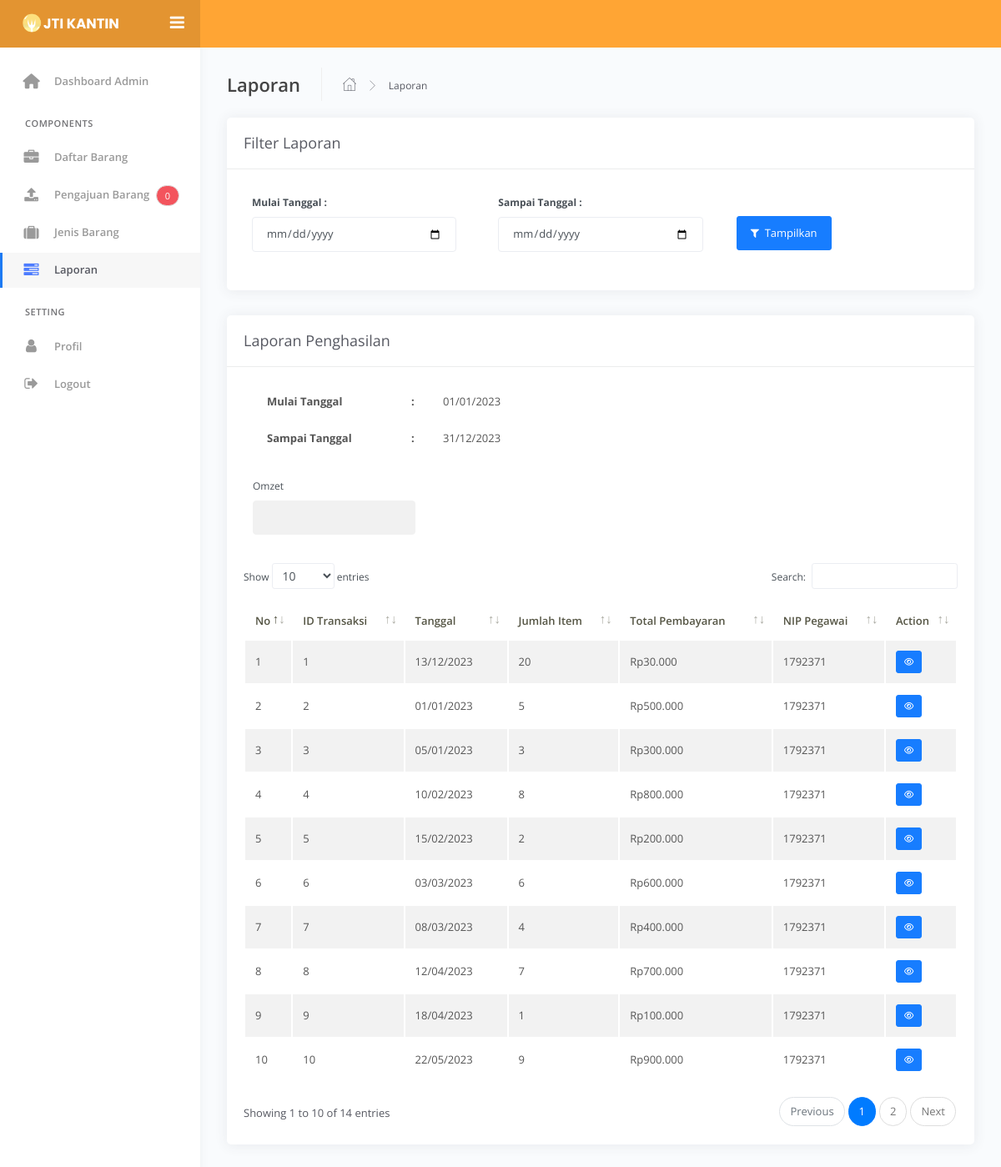
/admin/index.php?view=datalaporan, run on the app's committed database.
### tables this page shows
CREATE TABLE `omset` (
  `id` int(11) NOT NULL,
  `nilai_omset` decimal(10,2) DEFAULT NULL,
  `tanggalMulai` date NOT NULL,
  `tanggalSelesai` date NOT NULL
);

CREATE TABLE `transaksi` (
  `kodeTransaksi` int(11) NOT NULL,
  `jumlahitem` int(225) NOT NULL,
  `totalPembayaran` decimal(50,0) NOT NULL,
  `nip` int(11) NOT NULL,
  `tanggal` date NOT NULL
);

### admin/master/laporan/datalaporan.php (the view, shortened to what this page needs)
<div class="main-panel">
	<div class="content">
		<div class="page-inner">
			<div class="page-header">
				<h4 class="page-title">Laporan</h4>
				<ul class="breadcrumbs">
					<li class="nav-home">
						<a href="#">
							<i class="flaticon-home"></i>
						</a>
					</li>
					<li class="separator">
						<i class="flaticon-right-arrow"></i>
					</li>
					<li class="nav-item">
						<a href="#">Laporan</a>
					</li>
				</ul>
			</div>
			<form method="POST" enctype="multipart/form-data" action="">
				<div class="row">
					<div class="col-md-12">
						<div class="card">
							<div class="card-header">
								<div class="d-flex align-items-center">
									<h4 class="card-title">Filter Laporan</h4>
								</div>
							</div>
							<div class="row card-body">
								<div class="col-md-4">
									<div class="form-group mb-3">
										<label for="inputMulaiTanggal" class="font-weight-bold">Mulai Tanggal :</label>
										<input type="date" id="inputMulaiTanggal" class="form-control" name="mulai_tanggal" value="<?php echo $mulai_tanggal ?>" required>
									</div>
								</div>
								<div class="col-md-4">
									<div class="form-group mb-3">
										<label for="inputSampaiTanggal" class="font-weight-bold">Sampai Tanggal :</label>
										<input type="date" id="inputSampaiTanggal" class="form-control" name="sampai_tanggal" value="<?php echo $sampai_tanggal ?>" required>
									</div>
								</div>
								<div class="col-md-4 d-flex align-items-center mt-2">
									<button type="submit" name="tampil" class="btn btn-primary"><i class="fa fa-filter" aria-hidden="true"></i>&nbsp; Tampilkan</button>
								</div>
							</div>
						</div>
						<div class="card">
							<div class="card-header">
								<div class="d-flex align-items-center">
									<h4 class="card-title">Laporan Penghasilan</h4>
								</div>
							</div>
							<div class="row card-body">
								<?php
								$query = mysqli_query($conn, 'SELECT * FROM omset where id = 1');
								while ($omset = mysqli_fetch_array($query)) {
								?>
									<div class="col-md-5 mb-4 ml-3">
										<table class="table table-bordered border-light no-border">
											<tbody>
												<tr>
													<td class="font-weight-bold">Mulai Tanggal</td>
													<td class="font-weight-bold">:</td>
													<td><?php echo date('d/m/Y', strtotime($omset['tanggalMulai'])) ?></td>
												</tr>
												<tr>
													<td class="font-weight-bold">Sampai Tanggal</td>
													<td class="font-weight-bold">:</td>
													<td><?php echo date('d/m/Y', strtotime($omset['tanggalSelesai'])) ?></td>
												</tr>
											<?php } ?>
											</tbody>
										</table>
										<div class="row">
											<?php
											$query = mysqli_query($conn, 'SELECT nilai_omset FROM omset where id = 1');
											while ($omset = mysqli_fetch_array($query)) {
											?>
												<div class="form-group col-md-7">
													<label>Omzet</label>
													<input readonly value="<?php echo number_format($omset['nilai_omset'], 0, ',', '.'); ?>" type="number" name="omset" class="form-control">
												</div>
										</div>
									<?php } ?>
									</div>
			</form>
			<div class="table-responsive">
				<table id="add-row" class="display table table-striped table-hover">
					<thead>
						<tr>
							<th>No</th>
							<th>ID Transaksi</th>
							<th>Tanggal</th>
							<th>Jumlah Item</th>
							<th>Total Pembayaran</th>
							<th>NIP Pegawai</th>
							<th>Action</th>
						</tr>
					</thead>
					<tbody>
						<?php
						$query_omset_date = mysqli_query($conn, "SELECT tanggalMulai, tanggalSelesai FROM omset WHERE id = 1");
						$omset_date = mysqli_fetch_assoc($query_omset_date);
						$tanggal_mulai_omset = $omset_date['tanggalMulai'];
						$tanggal_selesai_omset = $omset_date['tanggalSelesai'];
						$no = 1;
						$query = mysqli_query($conn, "SELECT * FROM transaksi WHERE tanggal BETWEEN '$tanggal_mulai_omset' AND '$tanggal_selesai_omset'");
						while ($transaksi = mysqli_fetch_array($query)) {
						?>
							<tr>
								<td><?php echo $no++ ?></td>
								<td><?php echo $transaksi['kodeTransaksi'] ?></td>
								<td><?php echo date('d/m/Y', strtotime($transaksi['tanggal'])) ?></td>
								<td><?php echo $transaksi['jumlahitem'] ?></td>
								<td>Rp<?php echo number_format($transaksi['totalPembayaran'], 0, ',', '.'); ?></td>
								<td><?php echo $transaksi['nip'] ?></td>
								<td>
									<a href="#modalDetailTransaksi<?php echo $transaksi['kodeTransaksi'] ?>" data-toggle="modal" title="Detail" class="btn btn-xs btn-primary"><i class="fa fa-eye"></i></a>
								</td>
							</tr>
						<?php } ?>
					</tbody>
				</table>
			</div>
		</div>
	</div>
</div>
</div>

### admin/index.php (shortened to what this page needs)
<?php
include '../koneksi.php';
?>
<?php
$p = mysqli_query($conn, 'SELECT count(*) as waitingroom from waitingroom where status = "menunggu"');
$q = mysqli_fetch_array($p);
?>
<!DOCTYPE html>
<html lang="en">
<head>
	<link rel="stylesheet" href="https://cdnjs.cloudflare.com/ajax/libs/font-awesome/4.7.0/css/font-awesome.min.css">
	<link rel="stylesheet" href="../assets/css/bootstrap.min.css">
	<link rel="stylesheet" href="../assets/css/azzara.css">
	<link rel="stylesheet" href="../assets/css/demo.css">
</head>
<body>
	<div class="wrapper">
		<div class="main-header" data-background-color="orange">
			<div class="logo-header">
				<a href="#" class="logo">
					<img src="../assets/img/logo2.png" alt="navbar brand" class="navbar-brand">
				</a>
				<div class="navbar-minimize">
					<button class="btn btn-minimize btn-rounded">
						<i class="fa fa-bars"></i>
					</button>
				</div>
			</div>
			<nav class="navbar navbar-header navbar-expand-lg">
			</nav>
		</div>
		<div class="sidebar">
			<div class="sidebar-wrapper scrollbar-inner">
				<div class="sidebar-content">
					<ul class="nav list-group">
						<li class="nav-item">
							<a href="?view=dashboard" class="nav-link">
								<i class="fas fa-home"></i>
								<p>Dashboard Admin</p>
							</a>
						</li>
						<li class="nav-section">
							<h4 class="text-section">Components</h4>
						</li>
						<li class="nav-item">
							<a href="?view=databarang" class="nav-link">
								<i class="fa fa-briefcase"></i>
								<p class="sub-item">Daftar Barang</p>
							</a>
						</li>
						<li class="nav-item d-flex justify-content-between align-items-center">
							<a href="?view=datapengajuan" class="nav-link">
								<i class="fa fa-upload"></i>
								<p class="sub-item">Pengajuan Barang</p>
								<span class="badge bg-danger rounded-pill" style="color: white;"><?php echo $q['waitingroom'] ?></span>
							</a>
						</li>
						<li class="nav-item">
							<a href="?view=datajenisbarang" class="nav-link">
								<i class="fa fa-suitcase"></i>
								<p class="sub-item">Jenis Barang</p>
							</a>
						</li>
						<li class="nav-item">
							<a href="?view=datalaporan" class="nav-link">
								<i class="fa fa-tasks"></i>
								<p class="sub-item">Laporan</p>
							</a>
						</li>
						<li class="nav-section">
							<h4 class="text-section">Setting</h4>
						</li>
						<li class="nav-item">
							<a href="?view=profil" class="nav-link">
								<i class="fa fa-user" aria-hidden="true"></i>
								<p>Profil</p>
							</a>
						</li>
						<li class="nav-item">
							<a href="#" class="nav-link" data-toggle="modal" data-target="#logoutConfirmationModal">
								<i class="fa fa-sign-out"></i>
								<p>Logout</p>
							</a>
						</li>
					</ul>
				</div>
			</div>
		</div>
		<?php
		if (@$_GET['view'] == '')
			include 'dashboard.php';
		elseif ($_GET['view'] == 'dashboard')
			include 'dashboard.php';
		elseif ($_GET['view'] == 'databarang')
			include 'master/barang/databarang.php';
		elseif ($_GET['view'] == 'datapengajuan')
			include 'master/pengajuan/datapengajuan.php';
		elseif ($_GET['view'] == 'datajenisbarang')
			include 'master/jenisbarang/datajenisbarang.php';
		elseif ($_GET['view'] == 'datalaporan')
			include 'master/laporan/datalaporan.php';
		elseif ($_GET['view'] == 'profil')
			include 'master/profil/profil.php';
		elseif ($_GET['view'] == 'editprofil')
			include 'master/profil/editprofil.php';
		?>
</body>
</html>

### admin/index.php (style rules this page uses)
.logo img.navbar-brand { width: 120px; height: auto; }
.nav-item.active a { background-color: #007bff; color: #fff; }

### admin/master/laporan/datalaporan.php (style rules this page uses)
.no-border, .no-border th, .no-border td { border: none; }

### data on the page
omset: tanggalMulai "01/01/2023", tanggalSelesai "31/12/2023"
transaksi: kodeTransaksi "1", tanggal "13/12/2023", jumlahitem "20", totalPembayaran "30.000", nip "1792371"
transaksi: kodeTransaksi "2", tanggal "01/01/2023", jumlahitem "5", totalPembayaran "500.000", nip "1792371"
transaksi: kodeTransaksi "3", tanggal "05/01/2023", jumlahitem "3", totalPembayaran "300.000", nip "1792371"
transaksi: kodeTransaksi "4", tanggal "10/02/2023", jumlahitem "8", totalPembayaran "800.000", nip "1792371"
transaksi: kodeTransaksi "5", tanggal "15/02/2023", jumlahitem "2", totalPembayaran "200.000", nip "1792371"
transaksi: kodeTransaksi "6", tanggal "03/03/2023", jumlahitem "6", totalPembayaran "600.000", nip "1792371"
transaksi: kodeTransaksi "7", tanggal "08/03/2023", jumlahitem "4", totalPembayaran "400.000", nip "1792371"
transaksi: kodeTransaksi "8", tanggal "12/04/2023", jumlahitem "7", totalPembayaran "700.000", nip "1792371"
transaksi: kodeTransaksi "9", tanggal "18/04/2023", jumlahitem "1", totalPembayaran "100.000", nip "1792371"
transaksi: kodeTransaksi "10", tanggal "22/05/2023", jumlahitem "9", totalPembayaran "900.000", nip "1792371"

### other printed values
$q['waitingroom'] "0"
